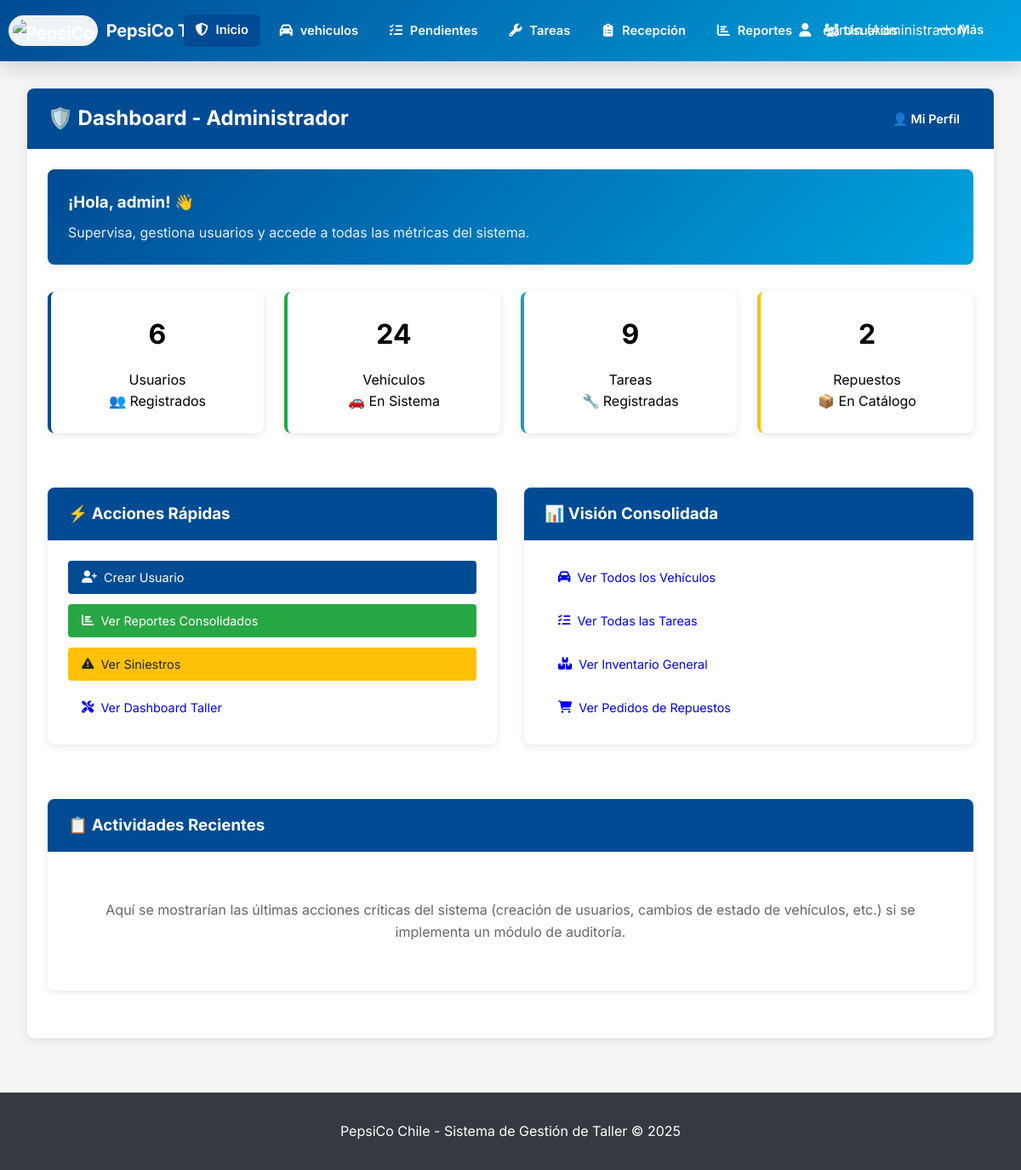
Page /usuarios/dashboard/admin/ (signed in) on the committed database.
### usuarios/models.py (models this page shows, shortened)
class Usuario(AbstractUser):
    ROLES = (
        ('admin', 'Administrador'),
        ('jefe_taller', 'Jefe de Taller'),
        ('mecanico', 'Mecánico'),
        ('chofer', 'Chofer'),
        ('vendedor', 'Vendedor/Preventista'),
        ('guardia', 'Guardia'),
        ('bodeguero', 'Bodeguero'),
        ('ehs', 'EHS'),
        ('recepcionista', 'Recepcionista de Vehículos'),
    )
    rol = models.CharField(max_length=30, choices=ROLES, default='mecanico')
    telefono = models.CharField(max_length=15, blank=True)
    fecha_creacion = models.DateTimeField(auto_now_add=True)
    foto_perfil = models.ImageField(upload_to='perfiles/', blank=True, null=True)

### usuarios/views.py (the view)
# urls.py: path('dashboard/admin/', views.dashboard_admin, name='dashboard_admin'),
@login_required
def dashboard_admin(request):
    if request.user.rol != 'admin':
        messages.error(request, 'No tienes permisos para acceder a esta vista.')
        return redirect('login') # O a una página de error 403 personalizada
    total_usuarios = Usuario.objects.count()
    total_vehiculos = Vehiculo.objects.count()
    total_tareas = Tarea.objects.count()
    total_repuestos = Repuesto.objects.count()
    context = {
        'estadisticas': {
            'total_usuarios': total_usuarios,
            'total_vehiculos': total_vehiculos,
            'total_tareas': total_tareas,
            'total_repuestos': total_repuestos,
        },
    }
    return render(request, 'usuarios/dashboard_admin.html', context)

### templates/usuarios/dashboard_admin.html (shortened to what this page needs)
{% extends 'base.html' %}
{% block content %}
<div class="card">
    <div class="card-header" style="display: flex; justify-content: space-between; align-items: center;">
        <h2 style="margin: 0;">🛡️ Dashboard - Administrador</h2>
        <a href="{% url 'perfil_usuario' %}" class="btn btn-primary">👤 Mi Perfil</a>
    </div>
    <div class="card-body">
        <div class="card" style="background: linear-gradient(135deg, #004B93 0%, #00A3E0 100%); margin-bottom: 2rem;">
            <div class="card-body text-center">
                <h3 style="margin: 0; color: white;">
                    ¡Hola, {{ request.user.get_full_name|default:request.user.username }}! 👋
                </h3>
                <p style="margin: 0.5rem 0 0 0; color: rgba(255,255,255, 0.9);">
                    Supervisa, gestiona usuarios y accede a todas las métricas del sistema.
                </p>
            </div>
        </div>
        <div class="grid grid-4">
            <div class="card metric-card" style="border-left: 4px solid var(--pepsico-blue);">
                <div class="metric-value">{{ estadisticas.total_usuarios }}</div>
                <div class="metric-label">Usuarios</div>
                <div class="metric-trend">👥 Registrados</div>
            </div>
            <div class="card metric-card" style="border-left: 4px solid #28a745;">
                <div class="metric-value">{{ estadisticas.total_vehiculos }}</div>
                <div class="metric-label">Vehículos</div>
                <div class="metric-trend">🚗 En Sistema</div>
            </div>
            <div class="card metric-card" style="border-left: 4px solid #17a2b8;">
                <div class="metric-value">{{ estadisticas.total_tareas }}</div>
                <div class="metric-label">Tareas</div>
                <div class="metric-trend">🔧 Registradas</div>
            </div>
            <div class="card metric-card" style="border-left: 4px solid #ffc107;">
                <div class="metric-value">{{ estadisticas.total_repuestos }}</div>
                <div class="metric-label">Repuestos</div>
                <div class="metric-trend">📦 En Catálogo</div>
            </div>
        </div>
        <div class="grid grid-2" style="margin-top: 2rem; gap: 2rem;">
            <div class="card">
                <div class="card-header">
                    <h3 style="margin: 0;">⚡ Acciones Rápidas</h3>
                </div>
                <div class="card-body">
                    <div style="display: grid; gap: 0.75rem;">
                        <a href="{% url 'registro_usuario' %}" class="btn btn-primary" style="display: flex; align-items: center; gap: 0.5rem;">
                            <i class="fa-solid fa-user-plus"></i> Crear Usuario
                        </a>
                        <a href="{% url 'dashboard_reportes' %}" class="btn btn-success" style="display: flex; align-items: center; gap: 0.5rem;">
                            <i class="fa-solid fa-chart-bar"></i> Ver Reportes Consolidados
                        </a>
                        <a href="{% url 'lista_siniestros' %}" class="btn btn-warning" style="display: flex; align-items: center; gap: 0.5rem; color: #212529;">
                            <i class="fa-solid fa-triangle-exclamation"></i> Ver Siniestros
                        </a>
                        <a href="{% url 'dashboard_jefe_taller' %}" class="btn btn-outline-secondary" style="display: flex; align-items: center; gap: 0.5rem;">
                            <i class="fa-solid fa-screwdriver-wrench"></i> Ver Dashboard Taller
                        </a>
                    </div>
                </div>
            </div>
            <div class="card">
                <div class="card-header">
                    <h3 style="margin: 0;">📊 Visión Consolidada</h3>
                </div>
                <div class="card-body">
                    <div style="display: grid; gap: 0.75rem;">
                        <a href="{% url 'lista_taller' %}" class="btn btn-outline-secondary" style="display: flex; align-items: center; gap: 0.5rem;">
                            <i class="fa-solid fa-car"></i> Ver Todos los Vehículos
                        </a>
                        <a href="{% url 'lista_tareas' %}" class="btn btn-outline-secondary" style="display: flex; align-items: center; gap: 0.5rem;">
                            <i class="fa-solid fa-tasks"></i> Ver Todas las Tareas
                        </a>
                        <a href="{% url 'lista_repuestos' %}" class="btn btn-outline-secondary" style="display: flex; align-items: center; gap: 0.5rem;">
                            <i class="fa-solid fa-boxes-stacked"></i> Ver Inventario General
                        </a>
                        <a href="{% url 'lista_pedidos' %}" class="btn btn-outline-secondary" style="display: flex; align-items: center; gap: 0.5rem;">
                            <i class="fa-solid fa-cart-shopping"></i> Ver Pedidos de Repuestos
                        </a>
                    </div>
                </div>
            </div>
        </div>
        <div class="card" style="margin-top: 2rem;">
            <div class="card-header">
                <h3 style="margin: 0;">📋 Actividades Recientes</h3>
            </div>
            <div class="card-body">
                <p style="text-align: center; color: #666; padding: 2rem;">
                    Aquí se mostrarían las últimas acciones críticas del sistema (creación de usuarios, cambios de estado de vehículos, etc.) si se implementa un módulo de auditoría.
                </p>
            </div>
        </div>
    </div>
</div>
{% endblock %}

### templates/base.html (shortened to what this page needs)
<!DOCTYPE html>
<html lang="es">
<head>
    <link rel="stylesheet" href="https://cdnjs.cloudflare.com/ajax/libs/font-awesome/6.4.0/css/all.min.css"
 />
</head>
<body>
    <nav class="navbar">
        <div class="navbar-container">
            <div class="logo">
                <h1><img src="https://i.postimg.cc/jSTv1DJn/instruments-logo-43257843.png" alt="PepsiCo"
                        class="logo-img"> PepsiCo Taller</h1>
            </div>
            {% if user.is_authenticated %}
            <ul class="nav-links" id="navLinks">
                {% if user.rol == 'admin' %}
                <li><a id="inicioBtn" class="btn btn-primary" data-loader="1" href="{% url 'dashboard_admin' %}"
                        title="Dashboard - Administrador"><i class="fa-solid fa-shield-halved"></i>Inicio</a></li>
                {% elif user.rol == 'jefe_taller' %}
                <li><a id="inicioBtn" class="btn btn-primary" data-loader="1" href="{% url 'dashboard_jefe_taller' %}"
                        title="Dashboard - Jefe de Taller"><i class="fa-solid fa-helmet-safety"></i>Inicio</a></li>
                {% elif user.rol == 'mecanico' %}
                <li><a id="inicioBtn" class="btn btn-primary" data-loader="1" href="{% url 'dashboard_mecanico' %}"
                        title="Dashboard - Mecánico"><i class="fa-solid fa-wrench"></i>Inicio</a></li>
                {% elif user.rol == 'chofer' %}
                <li><a id="inicioBtn" class="btn btn-primary" data-loader="1" href="{% url 'dashboard_chofer' %}"
                        title="Dashboard - Chofer"><i class="fa-solid fa-road"></i>Inicio</a></li>
                {% elif user.rol == 'guardia' %}
                <li><a id="inicioBtn" class="btn btn-primary" data-loader="1" href="{% url 'dashboard_guardia' %}"
                        title="Dashboard - Guardia"><i class="fa-solid fa-shield"></i>Inicio</a></li>
                {% elif user.rol == 'ehs' %}
                <li><a id="inicioBtn" class="btn btn-primary" data-loader="1" href="{% url 'dashboard_ehs' %}"
                        title="Dashboard - EHS"><i class="fa-solid fa-user-shield"></i>Inicio</a></li>
                {% else %}
                <li><a id="inicioBtn" href="{% url 'clinica_dashboard' %}" title="Dashboard Principal"><i
                            class="fa-solid fa-road"></i>Inicio</a></li>
                {% endif %}
                {% if user.is_superuser or user.rol == 'admin' or user.rol == 'jefe_taller' or user.rol == 'mecanico' %}
                <li><a href="{% url 'tablero_clinica' %}" title="Dashboard de Vehículos"><i
                            class="fa-solid fa-car"></i>vehiculos</a></li>
                {% endif %}
                {% if user.is_superuser or user.rol == 'admin' or user.rol == 'guardia' or user.rol == 'recepcionista' %}
                <li><a href="{% url 'pendientes_ingreso' %}" title="Pendientes de Ingreso"><i
                            class="fa-solid fa-list-check"></i>Pendientes</a></li>
                {% endif %}
                {% if user.is_superuser or user.rol == 'admin' or user.rol == 'jefe_taller' or user.rol == 'mecanico' %}
                <li><a href="{% url 'lista_tareas' %}" title="Gestión de Tareas"><i
                            class="fa-solid fa-wrench"></i>Tareas</a></li>
                {% endif %}
                {% if user.rol == 'recepcionista' or user.is_superuser or user.rol == 'admin' %}
                <li><a href="{% url 'dashboard_recepcionista' %}" title="Recepción de Vehículos"><i
                            class="fa-solid fa-clipboard-list"></i>Recepción</a></li>
                {% endif %}
                {% if user.is_superuser or user.rol == 'admin' or user.rol == 'ehs' %}
                <li><a href="{% url 'dashboard_reportes' %}" title="Reportes y Métricas"><i
                            class="fa-solid fa-chart-bar"></i>Reportes</a></li>
                {% endif %}
                {% if user.is_superuser or user.rol == 'admin' %}
                <li><a href="{% url 'lista_usuarios' %}" title="Gestión de Usuarios"><i
                            class="fa-solid fa-users-gear"></i>Usuarios</a></li>
                {% endif %}
                {% if user.is_superuser or user.rol == 'admin' %}
                <li class="dropdown shift-right">
                    <a href="#" class="dropdown-toggle btn-mas" title="Más operaciones"><i
                            class="fa-solid fa-ellipsis"></i>Más</a>
                </li>
                {% endif %}
            </ul>
            <div class="user-info">
                <div class="dropdown align-right">
                    <a href="#" class="dropdown-toggle" style="color: white; text-decoration: none;">
                        <i class="fa-solid fa-user"></i>
                        {% if request.viewing_as_role %}
                        {{ request.original_user.get_full_name|default:request.original_user.username }} ({{
                        request.original_user.get_rol_display }})
                        {% else %}
                        {{ user.get_full_name|default:user.username }} ({{ user.get_rol_display }})
                        {% endif %}
                    </a>
                </div>
            </div>
            {% endif %}
        </div>
    </nav>
    <main class="main-container">
        {% block content %}
        {% endblock %}
    </main>
    <footer style="text-align: center; padding: 2rem; background: var(--dark-gray); color: white; margin-top: 4rem;">
        <p>PepsiCo Chile - Sistema de Gestión de Taller &copy; 2025</p>
    </footer>
</body>
</html>

### templates/base.html (style rules this page uses)
:root { --pepsico-blue: #004B93; --pepsico-red: #D32D27; --pepsico-light-blue: #00A3E0; --light-gray: #f8f9fa; --dark-gray: #343a40; --muted: #6c757d; --glass: rgba(255, 255, 255, 0.06); }
* { margin: 0; padding: 0; box-sizing: border-box; }
body { font-family: 'Inter', 'Segoe UI', Tahoma, Geneva, Verdana, sans-serif; background-color: #f5f5f5; line-height: 1.6; }
.navbar { background: linear-gradient(135deg, var(--pepsico-blue), var(--pepsico-light-blue)); color: white; padding: 1.1rem 0; min-height: 72px; box-shadow: 0 8px 22px rgba(2, 6, 23, 0.14); backdrop-filter: saturate(120%) blur(4px); position: sticky; top: 0; z-index: 1200; transition: transform 0.2s ease, box-shadow 0.2s ease; }
.logo { display: flex; align-items: center; gap: 0.6rem; margin-left: 0; position: absolute; left: 0.6rem; top: 50%; transform: translateY(-50%); white-space: nowrap; }
.navbar-container { max-width: 1200px; margin: 0 auto; display: flex; justify-content: space-between; align-items: center; padding: 0 2rem; padding-left: 14rem; padding-right: 18rem; }
.logo h1 { font-size: 1.25rem; font-weight: 700; letter-spacing: -0.2px; display: flex; align-items: center; gap: 0.6rem; }
.logo-img { height: 2.25rem; width: auto; display: inline-block; border-radius: 4vh; background: rgba(255, 255, 255, 0.932); padding: 5px; }
.nav-links { display: flex; gap: 0.6rem; list-style: none; align-items: center; position: absolute; left: 13.5rem; top: 50%; transform: translateY(-50%); z-index: 1220; }
.nav-links a { color: white; text-decoration: none; padding: 0.45rem 0.85rem; border-radius: 6px; transition: background-color 0.18s, transform 0.12s; font-weight: 600; font-size: 0.92rem; opacity: 0.98; }
.nav-links a i, .dropdown-content a i, .dropdown-section strong i, .dropdown-toggle i { margin-right: 0.55rem; width: 1em; text-align: center; }
.nav-links a i { font-size: 0.95rem; }
.nav-links .btn-mas { padding: 0.45rem 1.5rem; min-width: 120px; }
.user-info { display: flex; align-items: center; gap: 1rem; color: white; position: absolute; right: 3rem; top: 50%; transform: translateY(-50%); white-space: nowrap; }
.main-container { max-width: 1200px; margin: 2rem auto; padding: 0 2rem; }
.card { background: white; border-radius: 8px; box-shadow: 0 2px 10px rgba(0, 0, 0, 0.1); margin-bottom: 2rem; overflow: hidden; }
.card-header { background: var(--pepsico-blue); color: white; padding: 1rem 1.5rem; font-weight: 600; display: flex; justify-content: space-between; align-items: center; }
.card-body { padding: 1.5rem; }
.btn { padding: 0.5rem 1rem; border: none; border-radius: 4px; cursor: pointer; text-decoration: none; display: inline-block; text-align: center; transition: all 0.3s; font-size: 0.9rem; }
.btn-primary { background: var(--pepsico-blue); color: white; }
.btn-success { background: #28a745; color: white; }
.btn-warning { background: #ffc107; color: #212529; }
footer { border-top: 1px solid rgba(255, 255, 255, 0.03); }
.grid { display: grid; gap: 1.5rem; }
.grid-2 { grid-template-columns: repeat(auto-fit, minmax(300px, 1fr)); }
.grid-4 { grid-template-columns: repeat(auto-fit, minmax(200px, 1fr)); }
.metric-card { text-align: center; padding: 1.5rem; }
.metric-value { font-size: 2rem; font-weight: bold; d noo w: 0 0 border-radius: 4px; margin-bottom: 1rem; }
.user-info { display: flex; align-items: center; gap: 1rem; color: white; position: absolute; right: 3rem; top: 50%; transform: translateY(-50%); white-space: nowrap; max-width: 260px; overflow: visible; }
.user-info .dropdown-toggle { max-width: 290px; display: inline-block; overflow: hidden; text-overflow: ellipsis; white-space: nowrap; vertical-align: middle; }
.dropdown-toggle { color: white; text-decoration: none; padding: 0.5rem 1rem; border-radius: 4px; transition: background-color 0.3s; display: block; }
.dropdown { position: relative; display: inline-block; }

### rows in the picture
Usuario: get_full_name "admin", rol "Administrador", user.get_full_name "admin"

### other values in the picture
{{ estadisticas.total_usuarios }} "6"
{{ estadisticas.total_vehiculos }} "24"
{{ estadisticas.total_tareas }} "9"
{{ estadisticas.total_repuestos }} "2"
